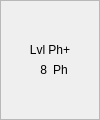
                              <widget class="QFrame" name="ind_lvl_ph_mas">
                               <property name="minimumSize">
                                <size>
                                 <width>100</width>
                                 <height>120</height>
                                </size>
                               </property>
                               <property name="maximumSize">
                                <size>
                                 <width>100</width>
                                 <height>120</height>
                                </size>
                               </property>
                               <property name="styleSheet">
                                <string notr="true">background-color: qlineargradient(spread:pad, x1:0, y1:0, x2:0, y2:1, stop:0 rgba(17, 17, 17, 255), stop:{stop1} rgba(17, 17, 17, 255), stop:{stop2} rgba(17, 190, 0, 255), stop:1 rgba(17, 190, 0, 255));
</string>
                               </property>
                               <property name="frameShape">
                                <enum>QFrame::StyledPanel</enum>
                               </property>
                               <property name="frameShadow">
                                <enum>QFrame::Raised</enum>
                               </property>
                               <layout class="QVBoxLayout" name="verticalLayout_21">
                                <item>
                                 <spacer name="verticalSpacer_18">
                                  <property name="orientation">
                                   <enum>Qt::Vertical</enum>
                                  </property>
                                  <property name="sizeHint" stdset="0">
                                   <size>
                                    <width>20</width>
                                    <height>18</height>
                                   </size>
                                  </property>
                                 </spacer>
                                </item>
                                <item>
                                 <layout class="QVBoxLayout" name="verticalLayout_22">
                                  <item>
                                   <widget class="QLabel" name="label_25">
                                    <property name="styleSheet">
                                     <string notr="true">background-color: transparent;</string>
                                    </property>
                                    <property name="text">
                                     <string>Lvl Ph+</string>
                                    </property>
                                    <property name="alignment">
                                     <set>Qt::AlignCenter</set>
                                    </property>
                                   </widget>
                                  </item>
                                  <item>
                                   <layout class="QHBoxLayout" name="horizontalLayout_18">
                                    <item>
                                     <widget class="QLabel" name="val_lvl_ph_mas">
                                      <property name="styleSheet">
                                       <string notr="true">background-color: transparent;</string>
                                      </property>
                                      <property name="text">
                                       <string>8</string>
                                      </property>
                                      <property name="alignment">
                                       <set>Qt::AlignRight|Qt::AlignTrailing|Qt::AlignVCenter</set>
                                      </property>
                                     </widget>
                                    </item>
                                    <item>
                                     <widget class="QLabel" name="label_27">
                                      <property name="styleSheet">
                                       <string notr="true">background-color: transparent;</string>
                                      </property>
                                      <property name="text">
                                       <string>Ph</string>
                                      </property>
                                      <property name="alignment">
                                       <set>Qt::AlignLeading|Qt::AlignLeft|Qt::AlignVCenter</set>
                                      </property>
                                     </widget>
                                    </item>
                                   </layout>
                                  </item>
                                 </layout>
                                </item>
                                <item>
                                 <spacer name="verticalSpacer_19">
                                  <property name="orientation">
                                   <enum>Qt::Vertical</enum>
                                  </property>
                                  <property name="sizeHint" stdset="0">
                                   <size>
                                    <width>20</width>
                                    <height>17</height>
                                   </size>
                                  </property>
                                 </spacer>
                                </item>
                               </layout>
                              </widget>
